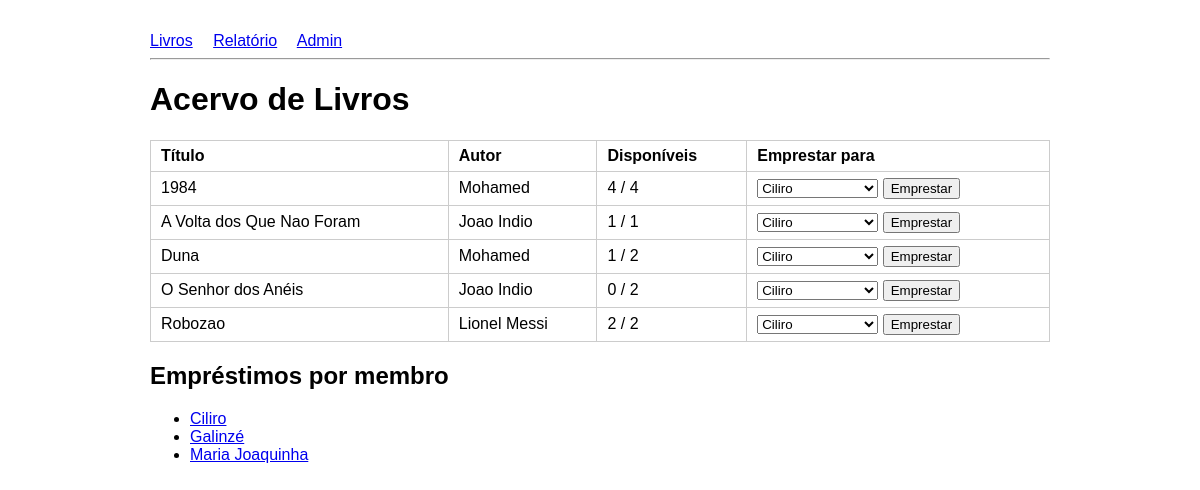
The page / on the database its author committed.
### biblioteca/models.py (models this page shows, shortened)
class Livro(models.Model):
    titulo = models.CharField(max_length=200)
    autor = models.ForeignKey(Autor, on_delete=models.CASCADE, related_name='livros')
    isbn = models.CharField(max_length=20, unique=True)
    copias_totais = models.PositiveIntegerField()
    copias_disponiveis = models.PositiveIntegerField()

class Autor(models.Model):
    nome = models.CharField(max_length=150)
    nacionalidade = models.CharField(max_length=80)
    data_nascimento = models.DateField(null=True, blank=True)

class Membro(models.Model):
    nome = models.CharField(max_length=150)
    email = models.EmailField(unique=True)
    data_cadastro = models.DateField(auto_now_add=True)

### biblioteca/views.py (the view)
# urls.py: path('', views.lista_livros, name='lista_livros'),
def lista_livros(request):
    livros = Livro.objects.select_related('autor').order_by('titulo')
    membros = Membro.objects.order_by('nome')
    return render(request, 'biblioteca/lista_livros.html', {
        'livros': livros,
        'membros': membros,
    })

### biblioteca/templates/biblioteca/lista_livros.html (shortened to what this page needs)
{% extends 'biblioteca/base.html' %}
{% block conteudo %}
<h1>Acervo de Livros</h1>
<table>
<tr>
<th>Título</th>
<th>Autor</th>
<th>Disponíveis</th>
<th>Emprestar para</th>
</tr>
{% for livro in livros %}
<tr>
<td>{{ livro.titulo }}</td>
<td>{{ livro.autor.nome }}</td>
<td>{{ livro.copias_disponiveis }} / {{ livro.copias_totais }}</td>
<td>
<form method="post" action="{% url 'emprestar_livro' livro.id %}">
<select name="membro_id" required>
{% for membro in membros %}
<option value="{{ membro.id }}">{{ membro.nome }}</option>
{% endfor %}
</select>
<button type="submit">Emprestar</button>
</form>
</td>
</tr>
{% empty %}
<tr><td colspan="4">Nenhum livro cadastrado. Use o Admin para cadastrar.</td></tr>
{% endfor %}
</table>
<h2>Empréstimos por membro</h2>
<ul>
{% for membro in membros %}
<li><a href="{% url 'meus_emprestimos' membro.id %}">{{ membro.nome }}</a></li>
{% endfor %}
</ul>
{% endblock %}

### biblioteca/templates/biblioteca/base.html (shortened to what this page needs)
<!DOCTYPE html>
<html lang="pt-br">
<head>
</head>
<body>
<nav>
<a href="{% url 'lista_livros' %}">Livros</a>
<a href="{% url 'relatorio_livros' %}">Relatório</a>
<a href="/admin/">Admin</a>
</nav>
<hr>
{% block conteudo %}{% endblock %}
</body>
</html>

### biblioteca/templates/biblioteca/base.html (style rules this page uses)
body { font-family: Arial, sans-serif; max-width: 900px; margin: 2rem auto; padding: 0 1rem; }
nav a { margin-right: 1rem; }
table { border-collapse: collapse; width: 100%; }
th, td { border: 1px solid #ccc; padding: 6px 10px; text-align: left; }

### rows shown on the page
Livro: titulo "1984", autor.nome "Mohamed", copias_disponiveis "4", copias_totais "4"
Livro: titulo "A Volta dos Que Nao Foram", autor.nome "Joao Indio", copias_disponiveis "1", copias_totais "1"
Livro: titulo "Duna", autor.nome "Mohamed", copias_disponiveis "1", copias_totais "2"
Livro: titulo "O Senhor dos Anéis", autor.nome "Joao Indio", copias_disponiveis "0", copias_totais "2"
Livro: titulo "Robozao", autor.nome "Lionel Messi", copias_disponiveis "2", copias_totais "2"
Membro: nome "Ciliro"
Membro: nome "Galinzé"
Membro: nome "Maria Joaquinha"

### other values the page prints
form field membro_id "Ciliro"
